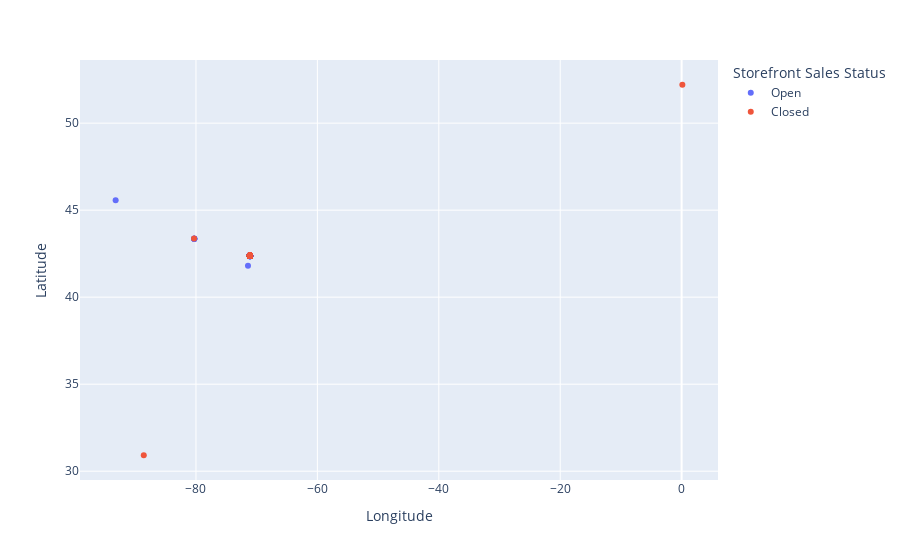

The notebook cell this image was saved under:
### Code cell
import plotly.express as px

fig = px.scatter(vdistances, x='Longitude', y='Latitude', color='Storefront Sales Status',
                 hover_data=['Storefront Sales Status'])
fig.show()

### Figure 1 — Plotly figure (JSON) as saved in the notebook; plotly's stock layout.template omitted (floating-point values rounded to 4 significant figures; data arrays with more than 128 entries replaced by an {"elided": "..."} marker saying what was removed)
{"data": [{"customdata": {"elided": "704x1 str values"}, "hovertemplate": "Storefront Sales Status=%{customdata[0]}<br>Longitude=%{x}<br>Latitude=%{y}<extra></extra>", "legendgroup": "Open", "marker": {"color": "#636efa", "symbol": "circle"}, "mode": "markers", "name": "Open", "orientation": "v", "showlegend": true, "type": "scatter", "x": {"elided": "704 float values"}, "xaxis": "x", "y": {"elided": "704 float values"}, "yaxis": "y"}, {"customdata": [["Closed"], ["Closed"], ["Closed"], ["Closed"], ["Closed"], ["Closed"], ["Closed"], ["Closed"], ["Closed"], ["Closed"], ["Closed"], ["Closed"], ["Closed"], ["Closed"], ["Closed"], ["Closed"], ["Closed"], ["Closed"], ["Closed"], ["Closed"], ["Closed"], ["Closed"], ["Closed"], ["Closed"], ["Closed"], ["Closed"], ["Closed"], ["Closed"], ["Closed"], ["Closed"], ["Closed"], ["Closed"], ["Closed"], ["Closed"], ["Closed"], ["Closed"], ["Closed"], ["Closed"], ["Closed"], ["Closed"], ["Closed"], ["Closed"], ["Closed"], ["Closed"], ["Closed"], ["Closed"], ["Closed"], ["Closed"], ["Closed"], ["Closed"], ["Closed"], ["Closed"], ["Closed"], ["Closed"], ["Closed"], ["Closed"], ["Closed"], ["Closed"], ["Closed"], ["Closed"], ["Closed"], ["Closed"], ["Closed"], ["Closed"], ["Closed"], ["Closed"], ["Closed"], ["Closed"], ["Closed"], ["Closed"], ["Closed"], ["Closed"], ["Closed"], ["Closed"], ["Closed"], ["Closed"], ["Closed"], ["Closed"], ["Closed"], ["Closed"], ["Closed"], ["Closed"], ["Closed"], ["Closed"], ["Closed"], ["Closed"], ["Closed"], ["Closed"], ["Closed"], ["Closed"], ["Closed"], ["Closed"], ["Closed"], ["Closed"]], "hovertemplate": "Storefront Sales Status=%{customdata[0]}<br>Longitude=%{x}<br>Latitude=%{y}<extra></extra>", "legendgroup": "Closed", "marker": {"color": "#EF553B", "symbol": "circle"}, "mode": "markers", "name": "Closed", "orientation": "v", "showlegend": true, "type": "scatter", "x": [-71.12, -80.32, -71.14, -71.1, -71.12, -71.12, -71.09, -71.12, -71.12, -71.11, -71.12, -71.12, -71.12, -71.13, -71.12, -71.11, -71.09, -71.09, -71.1, -71.08, -71.12, -71.12, -71.12, -71.08, -71.08, -71.12, -71.11, -71.12, -71.12, -71.12, -71.12, -71.08, -71.12, -71.12, -71.08, -71.12, -71.1, -71.12, -71.12, -88.6, 0.1191, -71.12, -71.12, -71.14, -71.1, -71.11, -71.11, -71.12, -71.12, -71.1, -71.12, -71.12, -71.09, -71.12, -71.12, -71.15, -71.12, -71.1, -71.12, -71.1, -71.1, -71.12, -71.12, -71.08, -71.11, -71.11, -71.11, -71.12, -71.1, -71.13, -71.12, -71.12, -71.1, -71.12, -71.12, -71.12, -71.09, -71.08, -71.12, -71.12, -71.12, -71.1, -71.12, -71.09, -71.15, -71.12, -71.12, -71.12, -71.1, -71.12, -71.12, -71.12, -71.12, -71.08], "xaxis": "x", "y": [42.39, 43.37, 42.39, 42.37, 42.37, 42.37, 42.36, 42.39, 42.37, 42.37, 42.39, 42.39, 42.37, 42.39, 42.39, 42.37, 42.37, 42.36, 42.36, 42.36, 42.39, 42.37, 42.39, 42.36, 42.36, 42.37, 42.37, 42.37, 42.39, 42.39, 42.38, 42.37, 42.39, 42.39, 42.36, 42.39, 42.36, 42.37, 42.39, 30.92, 52.21, 42.39, 42.37, 42.39, 42.36, 42.38, 42.38, 42.38, 42.39, 42.36, 42.39, 42.37, 42.37, 42.38, 42.38, 42.38, 42.39, 42.36, 42.38, 42.36, 42.36, 42.39, 42.39, 42.37, 42.36, 42.37, 42.37, 42.37, 42.37, 42.39, 42.37, 42.39, 42.37, 42.38, 42.37, 42.39, 42.36, 42.36, 42.37, 42.37, 42.37, 42.36, 42.39, 42.37, 42.38, 42.39, 42.39, 42.37, 42.37, 42.39, 42.39, 42.39, 42.39, 42.37], "yaxis": "y"}], "layout": {"legend": {"title": {"text": "Storefront Sales Status"}, "tracegroupgap": 0}, "margin": {"t": 60}, "xaxis": {"anchor": "y", "domain": [0, 1], "title": {"text": "Longitude"}}, "yaxis": {"anchor": "x", "domain": [0, 1], "title": {"text": "Latitude"}}}}
